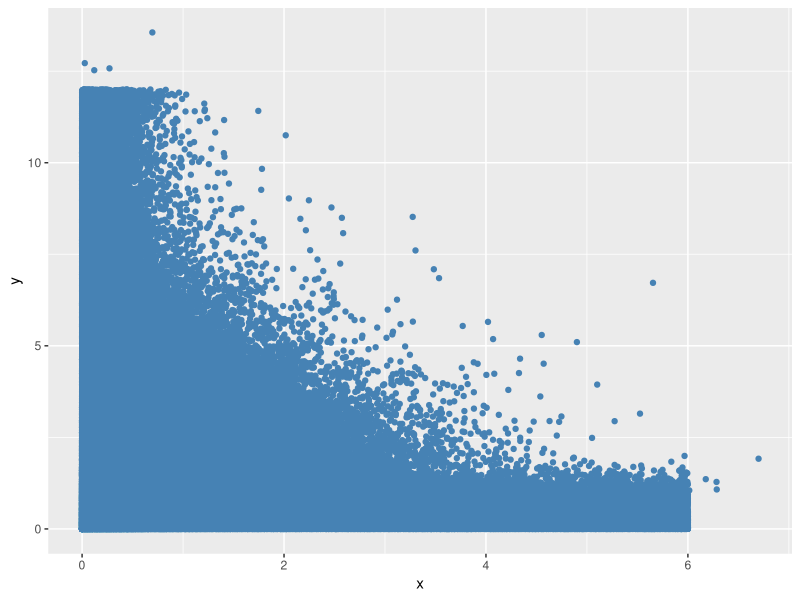

This chart was generated by the following R code: (Note: this script raises an error after producing the figure.)
library(ggplot2)
library(viridis)
set.seed(2017)

## Generate data set with patterns
# (0, 0) samples
x <- rep(0, 1000000)
y <- rep(0, 1000000)

# 2 lines
line <- runif(500000, 0.5, 2)
x <- c(x, line)
y <- c(y, 4 - line)
x <- c(x, line)
y <- c(y, 2.5 - line)

x <- c(x, rexp(1000000, rate = 2))
y <- c(y, rexp(1000000))

x <- c(x, runif(300000, 0, 6))
y <- c(y, rexp(300000, 5))

x <- c(x, rexp(30000, 6))
y <- c(y, runif(30000, 0, 12))


## Plots
# scatterplot
ggplot() + 
    geom_point(aes(x = x, y = y), 
               colour = 'steelblue'
               )
               
# change alpha
ggplot() + 
    geom_point(aes(x = x, y = y), 
               colour = 'steelblue', 
               alpha = 0.1
               )
               
# Hex Bins
ggplot() + 
    stat_binhex(aes(x = x, y = y)) +
    scale_fill_gradientn(colours = viridis(256), 
                         trans = 'log10', 
                         limits=c(1, 200000),
                         name = 'log10(count)'
                         )
               
